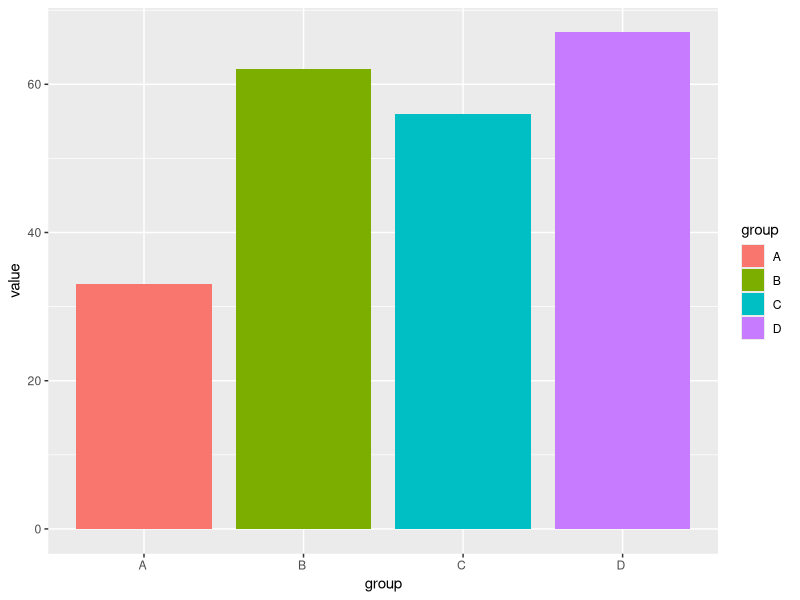
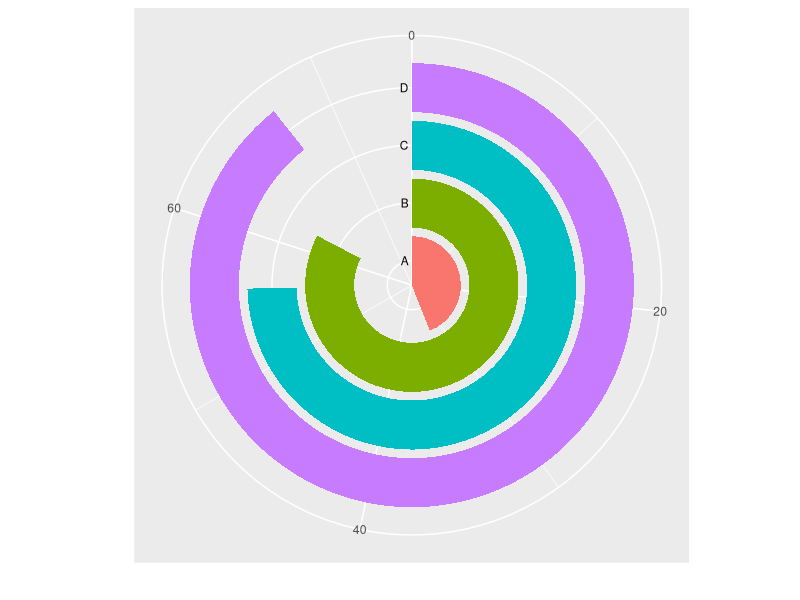

Write R code to recreate these figures, in order.
# Circular Bar Plot

library(ggplot2)

# make data
data=data.frame(group=c("A ","B ","C ","D ") , value=c(33,62,56,67) )

# Usual bar plot :
ggplot(data, aes(x = group, y = value ,fill = group )) + 
  geom_bar(width = 0.85, stat="identity")

# Circular one
ggplot(data, aes(x = group, y = value ,fill = group)) + 
  geom_bar(width = 0.85, stat="identity") +    
  
  # To use a polar plot and not a basic barplot
  coord_polar(theta = "y") +    
  
  #Remove useless labels of axis
  xlab("") + ylab("") +
  
  #Increase ylim to avoid having a complete circle
  ylim(c(0,75)) + 
  
  #Add group labels close to the bars :
  geom_text(data = data, hjust = 1, size = 3, aes(x = group, y = 0, label = group)) +
  
  #Remove useless legend, y axis ticks and y axis text
  theme(legend.position = "none" , axis.text.y = element_blank() , axis.ticks = element_blank())
